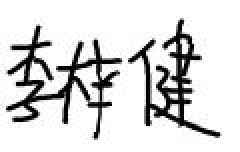
#> input picture 1.jpg, 120 x 76 px (shown 2 times larger)
$ python tate.py
#> lines starting #> are read from the running program, lines starting #| are printed output that depends on the picture; after the words box and inside, x2 and y2 are one past the last pixel; in counts of white or black regions, pixels touching at a corner belong together
#> in main, src is the input picture: shape (76, 120, 3); min 0, max 255, mean 216.1
import cv2 as cv
from PIL import Image
import pytesseract as tess

def recoginse_text(image):
    """
    步骤：
    1、灰度，二值化处理
    2、形态学操作去噪
    3、识别
    :param image:
    :return:
    """

    # 灰度 二值化
    gray = cv.cvtColor(image,cv.COLOR_BGR2GRAY)
    # 如果是白底黑字 建议 _INV
    ret,binary = cv.threshold(gray,0,255,cv.THRESH_BINARY_INV| cv.THRESH_OTSU)
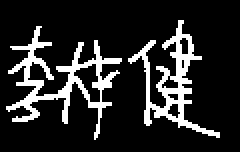
#> binary: shape (76, 120) (shown 2 times larger); 15.6% white; 2 white regions, box (x1, y1, x2, y2) and area: (3, 13, 61, 70) 787, (64, 10, 110, 69) 638
#> ret = 140


    # 形态学操作 (根据需要设置参数（1，2）)
    kernel = cv.getStructuringElement(cv.MORPH_RECT,(1,2))  #去除横向细线
    morph1 = cv.morphologyEx(binary,cv.MORPH_OPEN,kernel)
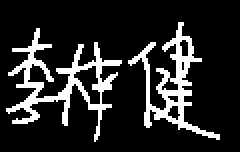
#> morph1: shape (76, 120) (shown 2 times larger); 15.6% white; 2 white regions, box (x1, y1, x2, y2) and area: (3, 14, 61, 71) 784, (64, 11, 110, 70) 637
    kernel = cv.getStructuringElement(cv.MORPH_RECT, (2, 1)) #去除纵向细线
    morph2 = cv.morphologyEx(morph1,cv.MORPH_OPEN,kernel)
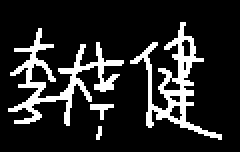
#> morph2: shape (76, 120) (shown 2 times larger); 15.4% white; 4 white regions (1 under 20 px), largest, box (x1, y1, x2, y2) and area: (4, 14, 62, 63) 710, (65, 11, 111, 70) 633, (45, 52, 57, 60) 43
    cv.imshow("Morph",morph2)

    # 黑底白字取非，变为白底黑字（便于pytesseract 识别）
    cv.bitwise_not(morph2,morph2)
    textImage = Image.fromarray(morph2)

    # cv.imshow("src",textImage)
    # cv.waitKey(0)
    # cv.destroyAllWindows()

    # 图片转文字
    text=tess.image_to_string(textImage, lang='chi_sim')
    print("识别结果：%s"%text)


def main():

    # 读取需要识别的数字字母图片，并显示读到的原图
    src = cv.imread(r'./1.jpg')
    cv.imshow("src",src)

    # 识别
    recoginse_text(src)
#> (the call stopped at in recoginse_text, `text=tess.image_to_string(textImage, lang='chi_sim')`: pytesseract is not available in this run)

    cv.waitKey(0)
    cv.destroyAllWindows()

if __name__=="__main__":
    main()
